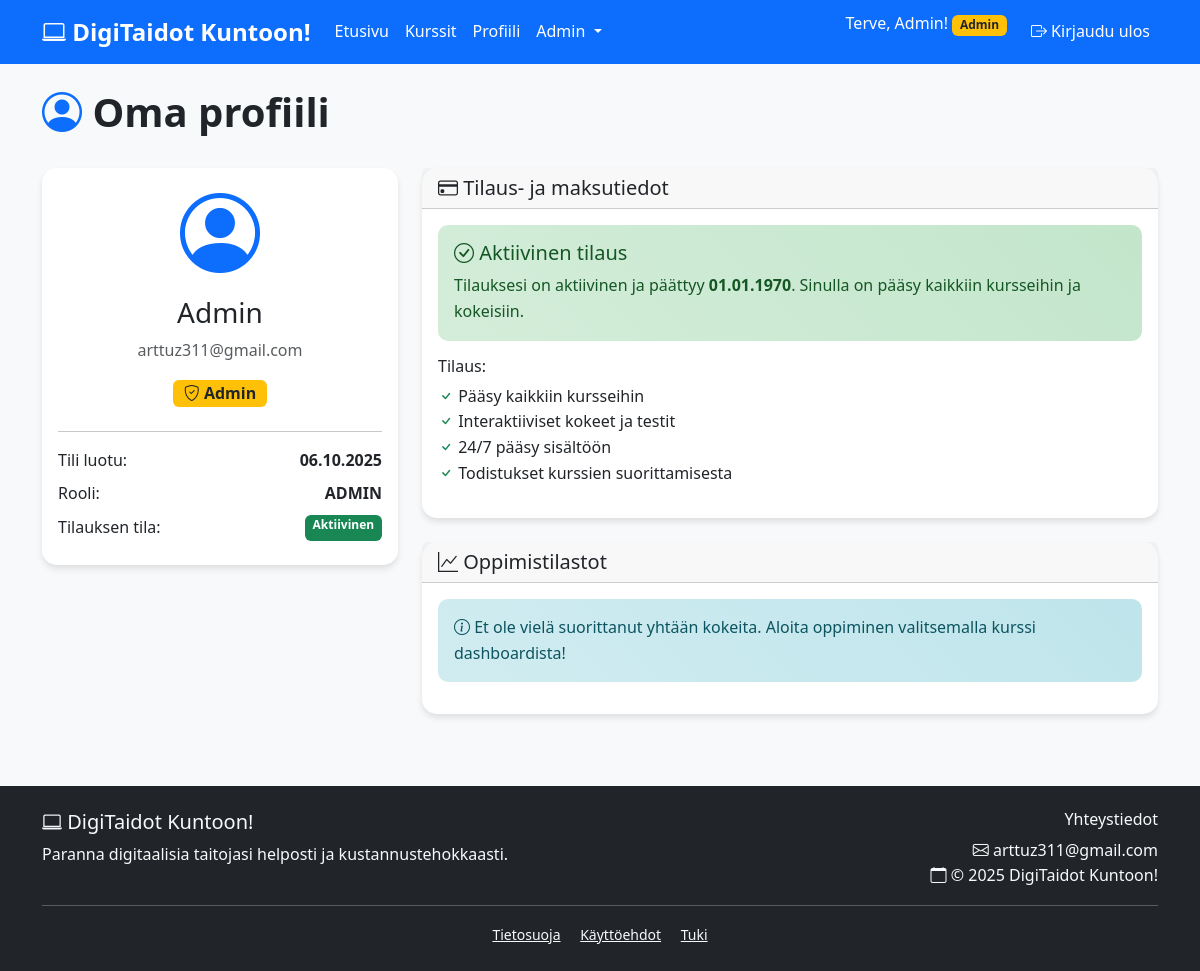
The app's page /profile.php (signed in) with its own data.
### tables this page shows
CREATE TABLE users (
  id INT AUTO_INCREMENT PRIMARY KEY,
  name VARCHAR(100) NOT NULL,
  email VARCHAR(150) UNIQUE NOT NULL,
  password VARCHAR(255) NOT NULL,
  role ENUM('ADMIN','USER') DEFAULT 'USER',
  subscription_active BOOLEAN DEFAULT FALSE,
  subscription_end DATE NULL,
  created_at TIMESTAMP DEFAULT CURRENT_TIMESTAMP
);

### includes/auth.php (called while the page is built, shortened)
<?php
require_once 'db.php';
class Auth {
    private $pdo;
    public function __construct($pdo) {
        $this->pdo = $pdo;
    }
    public function isAdmin() {
        return isset($_SESSION['user_role']) && $_SESSION['user_role'] === 'ADMIN';
    }
    public function hasActiveSubscription() {
        if ($this->isAdmin()) {
            return true;
        }
        return false;
    }
    public function getUser($user_id) {
        try {
            $stmt = $this->pdo->prepare("SELECT * FROM users WHERE id = ?");
            $stmt->execute([$user_id]);
            return $stmt->fetch();
        } catch(PDOException $e) {
            error_log("Käyttäjätietojen hakuvirhe: " . $e->getMessage());
            return false;
        }
    }
}
$auth = new Auth($pdo);
?>

### includes/functions.php (called while the page is built, shortened)
<?php
require_once 'auth.php';
class Functions {
    public function formatDate($date) {
        $timestamp = strtotime($date);
        return date('d.m.Y', $timestamp);
    }
}
$functions = new Functions($pdo, $auth);
?>

### profile.php (the view, shortened to what this page needs)
<?php
require_once 'includes/db.php';
require_once 'includes/auth.php';
require_once 'includes/functions.php';
$functions->requireLogin();
$user = $auth->getUser($_SESSION['user_id']);
$quiz_results = $functions->getUserQuizResults($_SESSION['user_id']);
include 'includes/header.php';
?>
<div class="container py-4">
    <div class="row mb-4">
        <div class="col-12">
            <h1 class="fw-bold">
                <i class="bi bi-person-circle text-primary"></i> Oma profiili
            </h1>
        </div>
    </div>
    <div class="row">
        <div class="col-lg-4 mb-4">
            <div class="card">
                <div class="card-body">
                    <div class="text-center mb-4">
                        <i class="bi bi-person-circle display-1 text-primary"></i>
                        <h3 class="mt-3"><?php echo htmlspecialchars($user['name']); ?></h3>
                        <p class="text-muted"><?php echo htmlspecialchars($user['email']); ?></p>
                        <?php if ($auth->isAdmin()): ?>
                            <span class="badge bg-warning text-dark fs-6">
                                <i class="bi bi-shield-check"></i> Admin
                            </span>
                        <?php endif; ?>
                    </div>
                    <hr>
                    <div class="user-stats">
                        <div class="d-flex justify-content-between mb-2">
                            <span>Tili luotu:</span>
                            <strong><?php echo $functions->formatDate($user['created_at']); ?></strong>
                        </div>
                        <div class="d-flex justify-content-between mb-2">
                            <span>Rooli:</span>
                            <strong><?php echo $user['role']; ?></strong>
                        </div>
                        <div class="d-flex justify-content-between mb-2">
                            <span>Tilauksen tila:</span>
                            <?php if ($auth->hasActiveSubscription()): ?>
                                <span class="badge bg-success">Aktiivinen</span>
                            <?php else: ?>
                                <span class="badge bg-secondary">Ei tilausta</span>
                            <?php endif; ?>
                        </div>
                    </div>
                </div>
            </div>
        </div>
        <div class="col-lg-8">
            <div class="card mb-4">
                <div class="card-header">
                    <h5 class="mb-0">
                        <i class="bi bi-credit-card"></i> Tilaus- ja maksutiedot
                    </h5>
                </div>
                <div class="card-body">
                    <?php if ($auth->hasActiveSubscription()): ?>
                        <div class="alert alert-success">
                            <h5><i class="bi bi-check-circle"></i> Aktiivinen tilaus</h5>
                            <p class="mb-0">
                                Tilauksesi on aktiivinen ja päättyy
                                <strong><?php echo $functions->formatDate($user['subscription_end']); ?></strong>.
                                Sinulla on pääsy kaikkiin kursseihin ja kokeisiin.
                            </p>
                        </div>
                        <div class="subscription-info">
                            <h6>Tilaus:</h6>
                            <ul class="list-unstyled">
                                <li><i class="bi bi-check text-success"></i> Pääsy kaikkiin kursseihin</li>
                                <li><i class="bi bi-check text-success"></i> Interaktiiviset kokeet ja testit</li>
                                <li><i class="bi bi-check text-success"></i> 24/7 pääsy sisältöön</li>
                                <li><i class="bi bi-check text-success"></i> Todistukset kurssien suorittamisesta</li>
                            </ul>
                        </div>
                    <?php endif; ?>
                </div>
            </div>
            <div class="card">
                <div class="card-header">
                    <h5 class="mb-0">
                        <i class="bi bi-graph-up"></i> Oppimistilastot
                    </h5>
                </div>
                <div class="card-body">
                    <?php if (empty($quiz_results)): ?>
                        <div class="alert alert-info">
                            <i class="bi bi-info-circle"></i>
                            Et ole vielä suorittanut yhtään kokeita. Aloita oppiminen valitsemalla kurssi dashboardista!
                        </div>
                    <?php endif; ?>
                </div>
            </div>
        </div>
    </div>
</div>
<?php include 'includes/footer.php'; ?>

### css/style.css (style rules this page uses)
body { font-family: 'Segoe UI', Tahoma, Geneva, Verdana, sans-serif; line-height: 1.6; background-color: #f8f9fa; }
.card { border: none; border-radius: 15px; box-shadow: 0 4px 6px rgba(0, 0, 0, 0.1); transition: transform 0.3s ease, box-shadow 0.3s ease; }
.alert { border-radius: 10px; border: none; font-weight: 500; }
.alert-success { background: linear-gradient(45deg, #d4edda, #c3e6cb); color: #155724; }
.alert-info { background: linear-gradient(45deg, #d1ecf1, #bee5eb); color: #0c5460; }
.fade-in { animation: fadeIn 0.5s ease-in; }

### records on screen
users: name "Admin", email "arttuz311@gmail.com", created_at "06.10.2025", role "ADMIN", subscription_end "01.01.1970"

### other values on screen
$_SESSION['user_name'] "Admin"
